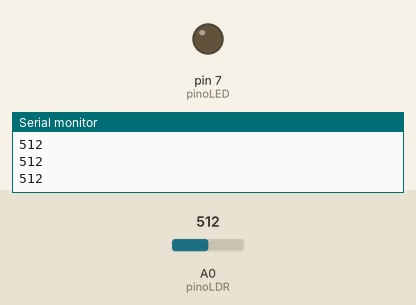
A sketch run on a simulated Arduino Uno, built with avr-gcc and run on an emulated ATmega328P. Parts: output pins drawn as LEDs (lit = HIGH), the last lines printed to the serial monitor. Inputs (shaded band) come from the test bench; at power-on: A0 (pinoLDR) = 512.

Above: at 1.2 s.
1.3 s: A0 (pinoLDR) set to 492
At 1.7 s:
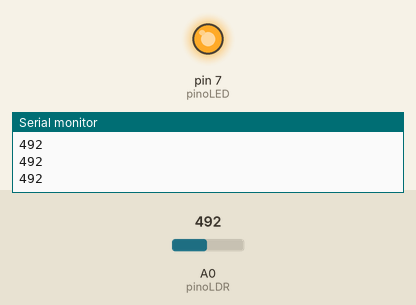
2.8 s: A0 (pinoLDR) set to 510
At 4.0 s:
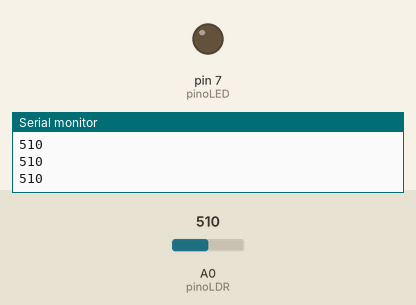
4.3 s: A0 (pinoLDR) set to 490
At 5.5 s:
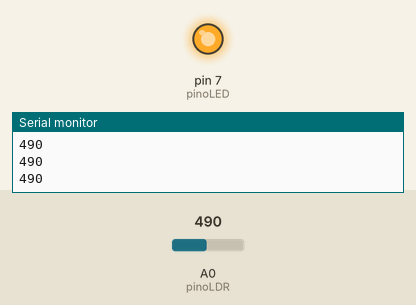
Timing chart, 0 to 7.3 s (numbered marks = the images above; inputs shaded):
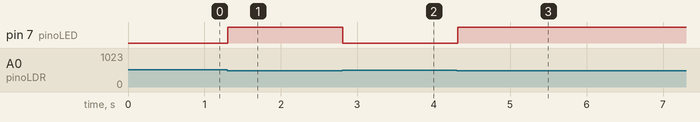

Measured:
- the behaviour switches between 500 and 499 on A0 (pinoLDR) (found by bisection; images 0 and 1)
- after the input at 1.3 s, pin 7 (pinoLED): LOW → HIGH at once
- after the input at 2.8 s, pin 7 (pinoLED): HIGH → LOW at once
- after the input at 4.3 s, pin 7 (pinoLED): LOW → HIGH at once

The sketch:

sensorlum_led.ino
```cpp
const int pinoLDR = A0;
const int pinoLED = 7;
int valorLDR = 0;

void setup() {
  pinMode(pinoLED, OUTPUT);
  pinMode(pinoLDR, INPUT);
  Serial.begin(9600);
}

void loop() {
  valorLDR = analogRead(pinoLDR);
  Serial.println(valorLDR);

  if (valorLDR < 500) {
    digitalWrite(pinoLED, HIGH);
  } else {
    digitalWrite(pinoLED, LOW);
  }

  delay(100);
}
```
